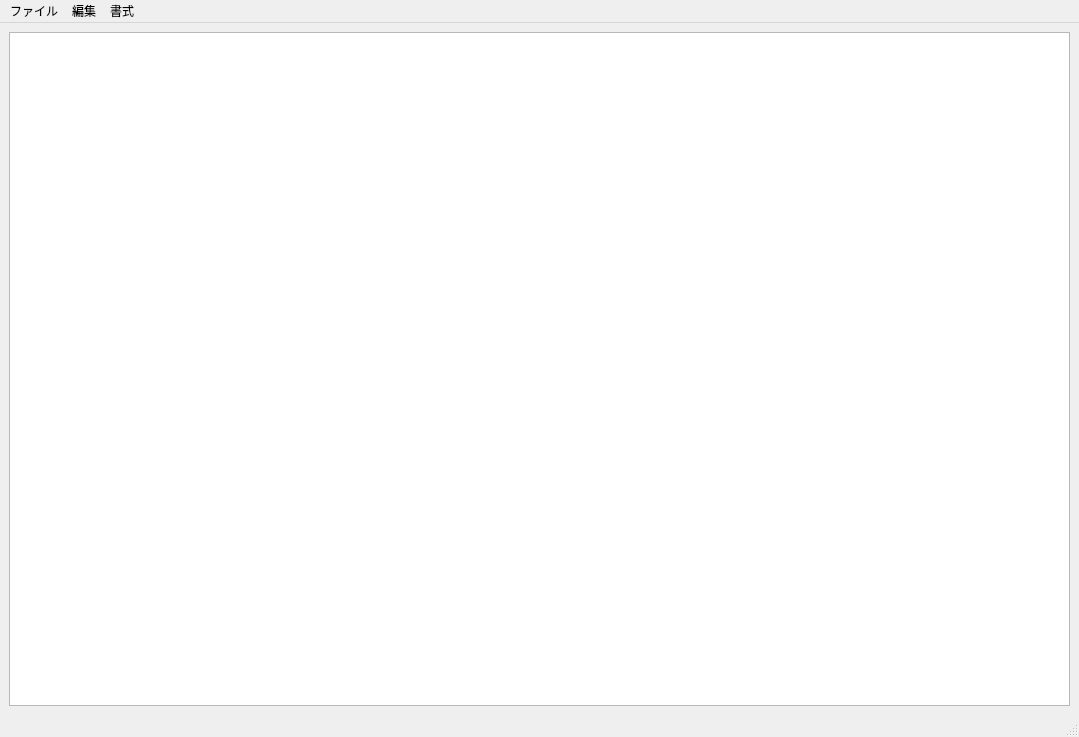
<?xml version="1.0" encoding="UTF-8"?>
<ui version="4.0">
 <class>MainWindow</class>
 <widget class="QMainWindow" name="MainWindow">
  <property name="geometry">
   <rect>
    <x>0</x>
    <y>0</y>
    <width>1079</width>
    <height>737</height>
   </rect>
  </property>
  <property name="windowTitle">
   <string>MainWindow</string>
  </property>
  <widget class="QWidget" name="centralwidget">
   <layout class="QVBoxLayout" name="verticalLayout">
    <item>
     <widget class="QTextEdit" name="textEdit"/>
    </item>
   </layout>
  </widget>
  <widget class="QMenuBar" name="menubar">
   <property name="geometry">
    <rect>
     <x>0</x>
     <y>0</y>
     <width>1079</width>
     <height>20</height>
    </rect>
   </property>
   <widget class="QMenu" name="menu">
    <property name="title">
     <string>ファイル</string>
    </property>
    <widget class="QMenu" name="menu_4">
     <property name="title">
      <string>文字コード</string>
     </property>
     <addaction name="actionEncodingUtf8"/>
     <addaction name="actionEncodingShiftJis"/>
    </widget>
    <addaction name="actionNew"/>
    <addaction name="actionOpen"/>
    <addaction name="actionSave"/>
    <addaction name="actionSaveAs"/>
    <addaction name="separator"/>
    <addaction name="menu_4"/>
    <addaction name="actionExit"/>
   </widget>
   <widget class="QMenu" name="menu_2">
    <property name="title">
     <string>編集</string>
    </property>
    <addaction name="actionUndo"/>
    <addaction name="actionRedo"/>
    <addaction name="separator"/>
    <addaction name="actionCut"/>
    <addaction name="actionCopy"/>
    <addaction name="actionPaste"/>
    <addaction name="separator"/>
    <addaction name="actionSelectAll"/>
    <addaction name="separator"/>
    <addaction name="actionFind"/>
    <addaction name="actionFindNext"/>
   </widget>
   <widget class="QMenu" name="menu_3">
    <property name="title">
     <string>書式</string>
    </property>
    <addaction name="actionFont"/>
   </widget>
   <addaction name="menu"/>
   <addaction name="menu_2"/>
   <addaction name="menu_3"/>
  </widget>
  <widget class="QStatusBar" name="statusBar"/>
  <action name="actionNew">
   <property name="text">
    <string>新規</string>
   </property>
  </action>
  <action name="actionOpen">
   <property name="text">
    <string>開く</string>
   </property>
  </action>
  <action name="actionSave">
   <property name="text">
    <string>上書き保存</string>
   </property>
  </action>
  <action name="actionSaveAs">
   <property name="text">
    <string>名前をつけて保存</string>
   </property>
  </action>
  <action name="actionExit">
   <property name="text">
    <string>終了</string>
   </property>
  </action>
  <action name="actionUndo">
   <property name="text">
    <string>元に戻す</string>
   </property>
   <property name="shortcut">
    <string>Ctrl+Z</string>
   </property>
  </action>
  <action name="actionRedo">
   <property name="text">
    <string>やり直す</string>
   </property>
   <property name="shortcut">
    <string>Ctrl+Shift+Z</string>
   </property>
  </action>
  <action name="actionCut">
   <property name="text">
    <string>切り取り</string>
   </property>
   <property name="shortcut">
    <string>Ctrl+X</string>
   </property>
  </action>
  <action name="actionCopy">
   <property name="text">
    <string>コピー</string>
   </property>
   <property name="shortcut">
    <string>Ctrl+C</string>
   </property>
  </action>
  <action name="actionPaste">
   <property name="text">
    <string>貼り付け</string>
   </property>
   <property name="shortcut">
    <string>Ctrl+V</string>
   </property>
  </action>
  <action name="actionSelectAll">
   <property name="text">
    <string>すべて選択</string>
   </property>
   <property name="shortcut">
    <string>Ctrl+A</string>
   </property>
  </action>
  <action name="actionFind">
   <property name="text">
    <string>検索</string>
   </property>
   <property name="shortcut">
    <string>Ctrl+F</string>
   </property>
  </action>
  <action name="actionFindNext">
   <property name="enabled">
    <bool>true</bool>
   </property>
   <property name="text">
    <string>次を検索</string>
   </property>
   <property name="shortcut">
    <string>F3</string>
   </property>
  </action>
  <action name="actionFont">
   <property name="text">
    <string>フォント...</string>
   </property>
  </action>
  <action name="menuRecentFiles">
   <property name="text">
    <string>最近使ったファイル</string>
   </property>
  </action>
  <action name="actionEncodingUtf8">
   <property name="checkable">
    <bool>true</bool>
   </property>
   <property name="icon">
    <iconset>
     <normaloff>.</normaloff>.</iconset>
   </property>
   <property name="text">
    <string>UTF-8</string>
   </property>
  </action>
  <action name="actionEncodingShiftJis">
   <property name="checkable">
    <bool>true</bool>
   </property>
   <property name="text">
    <string>Shift_JIS</string>
   </property>
  </action>
 </widget>
 <resources/>
 <connections/>
</ui>
